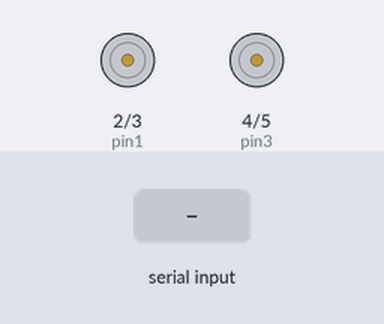
Bench run of a sketch on a simulated Arduino Uno, built with avr-gcc and run on an emulated ATmega328P. Shown: motor-driver pin pairs drawn as motors (green arrow = first pin HIGH = forward, orange = second pin HIGH = backward, longer = more drive, scaled by the enable pin). The test bench sets the inputs (shaded band).

Above: at 1.2 s.
1.3 s: "F" received over Serial
At 1.6 s:
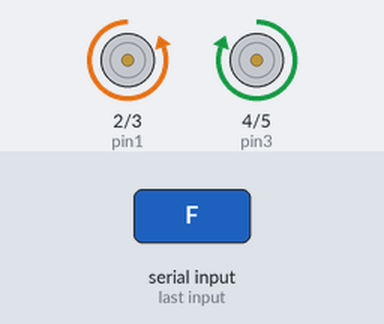
2.8 s: "B" received over Serial
At 3.9 s:
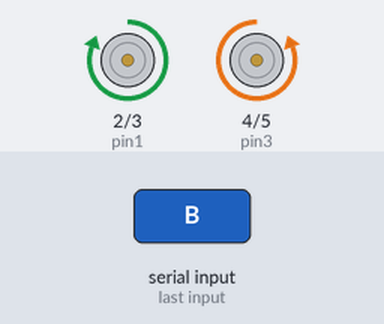
4.3 s: "L" received over Serial
At 5.1 s:
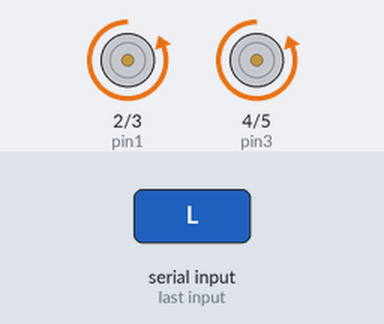
5.8 s: "R" received over Serial
At 6.2 s:
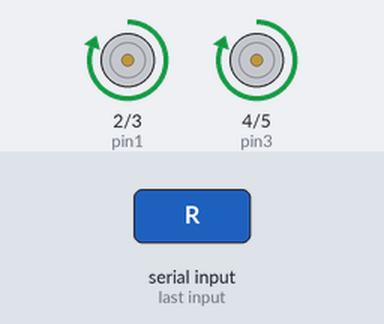
7.3 s: "S" received over Serial
At 8.5 s:
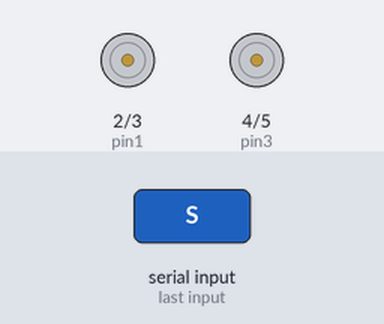
8.8 s: "I" received over Serial
At 9.7 s:
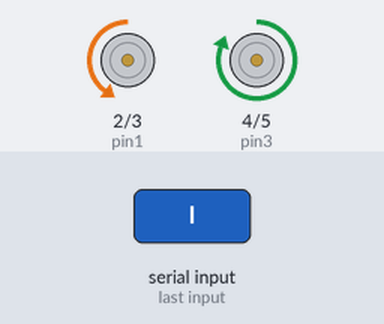
Timing chart, 0 to 11.3 s (numbered marks = the images above; inputs shaded):
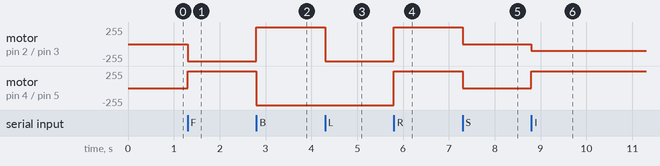

Measured:
- after the input at 1.3 s, motor on pin 2 (pin1) / pin 3 (pin2): stopped → backward 255/255 at once; motor on pin 4 (pin3) / pin 5 (pin4): stopped → forward 255/255 at once
- after the input at 2.8 s, motor on pin 2 (pin1) / pin 3 (pin2): backward 255/255 → forward 255/255 at once; motor on pin 4 (pin3) / pin 5 (pin4): forward 255/255 → backward 255/255 at once
- after the input at 4.3 s, motor on pin 2 (pin1) / pin 3 (pin2): forward 255/255 → backward 255/255 at once
- after the input at 5.8 s, motor on pin 2 (pin1) / pin 3 (pin2), motor on pin 4 (pin3) / pin 5 (pin4): backward 255/255 → forward 255/255 at once
- after the input at 7.3 s, motor on pin 2 (pin1) / pin 3 (pin2), motor on pin 4 (pin3) / pin 5 (pin4): forward 255/255 → stopped at once
- after the input at 8.8 s, motor on pin 2 (pin1) / pin 3 (pin2): stopped → backward 100/255 at once; motor on pin 4 (pin3) / pin 5 (pin4): stopped → forward 255/255 at once

The sketch:

Bluetooth-Robot-with-H-Bridge-L298n.ino
```cpp
#include <SoftwareSerial.h>


int pin1=2;
int pin2=3;
int pin3=4;
int pin4=5;
int en1=9;
int en2=10;
SoftwareSerial mSerail (1,0);
char r;

void setup() {
  pinMode(2,OUTPUT);
  pinMode(3,OUTPUT);
  pinMode(4,OUTPUT);
  pinMode(5,OUTPUT);
  pinMode(9,OUTPUT);
  pinMode(10,OUTPUT);
  Serial.begin(9600);
  mSerail.begin(9600);
}

void moveBackward (){
  analogWrite(en1,255);
  analogWrite(en2,255);
  digitalWrite(pin1,HIGH);
  digitalWrite(pin2,LOW);
  digitalWrite(pin3,LOW);
  digitalWrite(pin4,HIGH);
 }
 void moveForward(){
  analogWrite(en1,255);
  analogWrite(en2,255);
  digitalWrite(pin1,LOW);
  digitalWrite(pin2,HIGH);
  digitalWrite(pin3,HIGH);
  digitalWrite(pin4,LOW);
 }

 void turnRight(){
  analogWrite(en1,255);
  analogWrite(en2,255);
  digitalWrite(pin1,HIGH);
  digitalWrite(pin2,LOW);
  digitalWrite(pin3,HIGH);
  digitalWrite(pin4,LOW);
 }
 void turnLeft(){
  analogWrite(en1,255);
  analogWrite(en2,255);
  digitalWrite(pin1,LOW);
  digitalWrite(pin2,HIGH);
  digitalWrite(pin3,LOW);
  digitalWrite(pin4,HIGH);
 }

 void forwardRight(){
  analogWrite(en1,100);
  analogWrite(en2,255);
  digitalWrite(pin1,LOW);
  digitalWrite(pin2,HIGH);
  digitalWrite(pin3,HIGH);
  digitalWrite(pin4,LOW);
  }

  void forwardLeft(){
    analogWrite(en1,255);
    analogWrite(en2,100);
    digitalWrite(pin1,LOW);
  digitalWrite(pin2,HIGH);
  digitalWrite(pin3,HIGH);
  digitalWrite(pin4,LOW);
    }

 void stopNow(){
  digitalWrite(pin1, LOW);
  digitalWrite(pin2, LOW);
  digitalWrite(pin3, LOW);
  digitalWrite(pin4, LOW);
 }


void loop(){

  if(Serial.available()>0) {
    r=(Serial.read());

      if(r == 'F') {
        moveForward();
      } else if(r == 'B') {
        moveBackward();
      } else if(r == 'L') {
        turnLeft();
      } else if(r == 'R') {
        turnRight();
      } else if(r == 'S') {
        stopNow();
      }else if(r== 'I'){
        forwardRight();
      }else if(r=='G'){
        forwardLeft();
        }
  }
}
```
